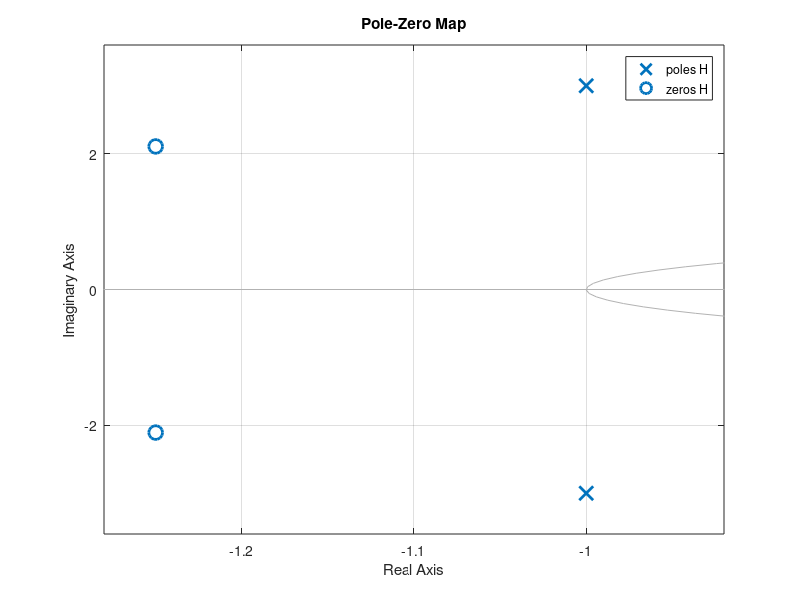

Write the MATLAB code that produced this figure.
clc, clear;

% transfer function
H = tf([2,5,12],[1,2,10],ts=-1)

% extract num and den
[num,den] = tfdata(H);

% zeros is the vector when the num of tf = 0
zeros = roots(num{1})
% pole is the vector when the den of tf = 0
poles = roots(den{1})

pzmap(H)

